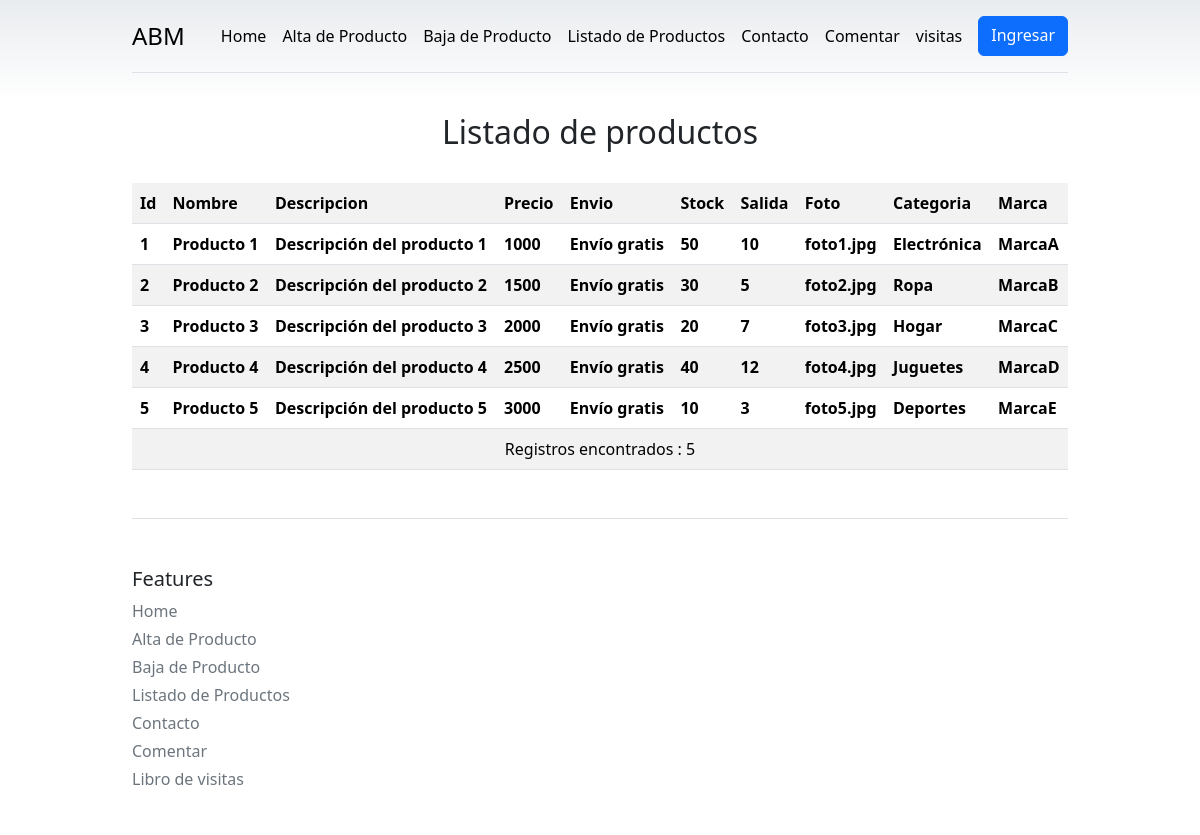
Screenshot of /productos_listado.php with the database file from the repository.
### tables this page shows
CREATE TABLE `productos` (
  `prd_id` int(15) NOT NULL,
  `prd_nombre` varchar(30) NOT NULL,
  `prd_descripcion` varchar(50) NOT NULL,
  `prd_precio` decimal(10,0) NOT NULL,
  `prd_envio` varchar(15) NOT NULL,
  `prd_stock` int(20) NOT NULL,
  `prd_salida` int(20) NOT NULL,
  `prd_alta` varchar(20) NOT NULL,
  `prd_foto` varchar(30) NOT NULL,
  `categoria_id` int(15) NOT NULL,
  `marca_id` int(15) NOT NULL
);

CREATE TABLE `categorias` (
  `categoria_id` int(15) NOT NULL,
  `descripcion` varchar(50) NOT NULL
);

CREATE TABLE `marca` (
  `marca_id` int(15) NOT NULL,
  `descripcion` varchar(50) NOT NULL
);

### productos_listado.php (called while the page is built, shortened)
<?php
$titulo = "Listado de productos";
include "header.php";
require "tabla_productos.php";
?>
<?php include "footer.php";

### obtener_productos_db.php (called while the page is built, shortened)
<?php
require "datos_conexion.php";
try {
    $link = mysqli_connect($db_host, $db_user, $db_password, $db_data_base_name);
    $rs = mysqli_query($link, "SELECT * FROM productos");
    $cantidad_filas = mysqli_num_rows($rs);
} catch (mysqli_sql_exception $e) {
    header('Location: pagina_error.php');
    exit();
}

### obtener_categoria_db.php (called while the page is built)
<?php
$categoria_id = $producto['categoria_id'];
$query = "SELECT descripcion FROM categorias WHERE categoria_id = ?";
$stmt = $link->prepare($query);
$stmt->bind_param("i", $categoria_id);
$stmt->execute();
$result = $stmt->get_result();
$categoria = $result->fetch_assoc();
$categoria_descripcion = $categoria['descripcion'];

### obtener_marca_db.php (called while the page is built)
<?php
$marca_id = $producto['marca_id'];
$query = "SELECT descripcion FROM marca WHERE marca_id = ?";
$stmt = $link->prepare($query);
$stmt->bind_param("i", $marca_id);
$stmt->execute();
$result = $stmt->get_result();
$marca = $result->fetch_assoc();
$marca_descripcion = $marca['descripcion'];

### tabla_productos.php (the view, shortened to what this page needs)
<table class="table table-striped">
    <tr>
        <th>Id </th>
        <th>Nombre</th>
        <th>Descripcion</th>
        <th>Precio</th>
        <th>Envio</th>
        <th>Stock</th>
        <th>Salida</th>
        <th>Foto </th>
        <th>Categoria</th>
        <th>Marca</th>
    </tr>
    <?php
    require "obtener_productos_db.php";
    while ($producto = mysqli_fetch_assoc($rs)) {
        require "obtener_categoria_db.php";
        require "obtener_marca_db.php";
    ?>
        <tr>
            <td> <?= "<strong>" . $producto['prd_id'] . "</strong><br>" ?> </td>
            <td> <?= "<strong>" . $producto['prd_nombre'] . "</strong><br>" ?> </td>
            <td> <?= "<strong>" . $producto['prd_descripcion'] . "</strong><br>" ?> </td>
            <td> <?= "<strong>" . $producto['prd_precio'] . "</strong><br>" ?> </td>
            <td> <?= "<strong>" . $producto['prd_envio'] . "</strong><br>" ?> </td>
            <td> <?= "<strong>" . $producto['prd_stock'] . "</strong><br>" ?> </td>
            <td> <?= "<strong>" . $producto['prd_salida'] . "</strong><br>" ?> </td>
            <td> <?= "<strong>" . $producto['prd_foto'] . "</strong><br>" ?> </td>
            <td> <?= "<strong>" . $categoria_descripcion . "</strong><br>" ?> </td>
            <td> <?= "<strong>" . $marca_descripcion . "</strong><br>" ?> </td>
        </tr>
    <?php
    }
    ?>
    <tr>
        <td colspan="10" align="center"> Registros encontrados : <?= $cantidad_filas ?> </td>
    </tr>
</table>

### header.php (shortened to what this page needs)
<!doctype html>
<html lang="en" data-bs-theme="auto">
<head>
    <link rel="stylesheet" href="https://cdn.jsdelivr.net/npm/@docsearch/css@3">
    <link href="https://cdn.jsdelivr.net/npm/bootstrap@5.3.3/dist/css/bootstrap.min.css" rel="stylesheet">
    <link href="/css/style.css" rel="stylesheet">
</head>
<body>
    <div class="container py-3">
        <header>
            <div class="d-flex flex-column flex-md-row align-items-center pb-3 mb-4 border-bottom">
                <a href="index.php" class="d-flex align-items-center link-body-emphasis text-decoration-none">
                    <span class="fs-4">ABM </span>
                </a>
                <nav class="d-inline-flex mt-2 mt-md-0 ms-md-auto">
                    <a class="me-3 py-2 link-body-emphasis text-decoration-none" href="index.php">Home</a>
                    <a class="me-3 py-2 link-body-emphasis text-decoration-none" href="productos_alta.php">Alta de Producto</a>
                    <a class="me-3 py-2 link-body-emphasis text-decoration-none" href="productos_baja.php">Baja de Producto</a>
                    <a class="me-3 py-2 link-body-emphasis text-decoration-none" href="productos_listado.php">Listado de Productos</a>
                    <a class="me-3 py-2 link-body-emphasis text-decoration-none" href="contacto.php">Contacto</a>
                    <a class="me-3 py-2 link-body-emphasis text-decoration-none" href="comentar.php">Comentar</a>
                    <a class="me-3 py-2 link-body-emphasis text-decoration-none" href="libro_de_visitas.php">visitas</a>
                    <a class="btn btn-primary" href="index.php">Ingresar</a>
                </nav>
            </div>
        </header>
        <div class="pricing-header p-3 pb-md-4 mx-auto text-center">
            <h2 class="title"><?= $titulo ?></h2>
        </div>

### footer.php (shortened to what this page needs)
<footer class="pt-4 my-md-5 pt-md-5 border-top">
    <div class="row">
        <div class="col-6 col-md">
            <h5>Features</h5>
            <ul class="list-unstyled text-small">
                <li class="mb-1"> <a class="link-secondary text-decoration-none" href="/cursoPHP/clase09/integrador/index.php">Home</a></li>
                <li class="mb-1"><a class="link-secondary text-decoration-none" href="/cursoPHP/clase09/integrador/productos_alta.php">Alta de Producto</a></li>
                <li class="mb-1"><a class="link-secondary text-decoration-none" href="/cursoPHP/clase09/integrador/productos_baja.php">Baja de Producto</a></li>
                <li class="mb-1"><a class="link-secondary text-decoration-none" href="/cursoPHP/clase09/integrador/productos_listado.php">Listado de Productos</a></li>
                <li class="mb-1"><a class="link-secondary text-decoration-none" href="/cursoPHP/clase09/integrador/contacto.php">Contacto</a>
                <li class="mb-1"> <a class="link-secondary text-decoration-none" href="/cursoPHP/clase09/integrador/comentar.php">Comentar</a></li>
                <li class="mb-1"><a class="link-secondary text-decoration-none" href="/cursoPHP/clase09/integrador/libro_de_visitas.php">Libro de visitas</a>
            </ul>
        </div>
    </div>
</footer>
</div>
</body>
</html>

### css/style.css (style rules this page uses)
body { background-image: linear-gradient( 180deg, var(--bs-secondary-bg), var(--bs-body-bg) 100px, var(--bs-body-bg) ); }
.container { max-width: 960px; }

### rows the page displays
productos: prd_id "1", prd_nombre "Producto 1", prd_descripcion "Descripción del producto 1", prd_precio "1000", prd_envio "Envío gratis", prd_stock "50", prd_salida "10", prd_foto "foto1.jpg", categoria.descripcion "Electrónica", marca.descripcion "MarcaA"
productos: prd_id "2", prd_nombre "Producto 2", prd_descripcion "Descripción del producto 2", prd_precio "1500", prd_envio "Envío gratis", prd_stock "30", prd_salida "5", prd_foto "foto2.jpg", categoria.descripcion "Ropa", marca.descripcion "MarcaB"
productos: prd_id "3", prd_nombre "Producto 3", prd_descripcion "Descripción del producto 3", prd_precio "2000", prd_envio "Envío gratis", prd_stock "20", prd_salida "7", prd_foto "foto3.jpg", categoria.descripcion "Hogar", marca.descripcion "MarcaC"
productos: prd_id "4", prd_nombre "Producto 4", prd_descripcion "Descripción del producto 4", prd_precio "2500", prd_envio "Envío gratis", prd_stock "40", prd_salida "12", prd_foto "foto4.jpg", categoria.descripcion "Juguetes", marca.descripcion "MarcaD"
productos: prd_id "5", prd_nombre "Producto 5", prd_descripcion "Descripción del producto 5", prd_precio "3000", prd_envio "Envío gratis", prd_stock "10", prd_salida "3", prd_foto "foto5.jpg", categoria.descripcion "Deportes", marca.descripcion "MarcaE"

### other values shown
$titulo "Listado de productos"
$cantidad_filas "5"
